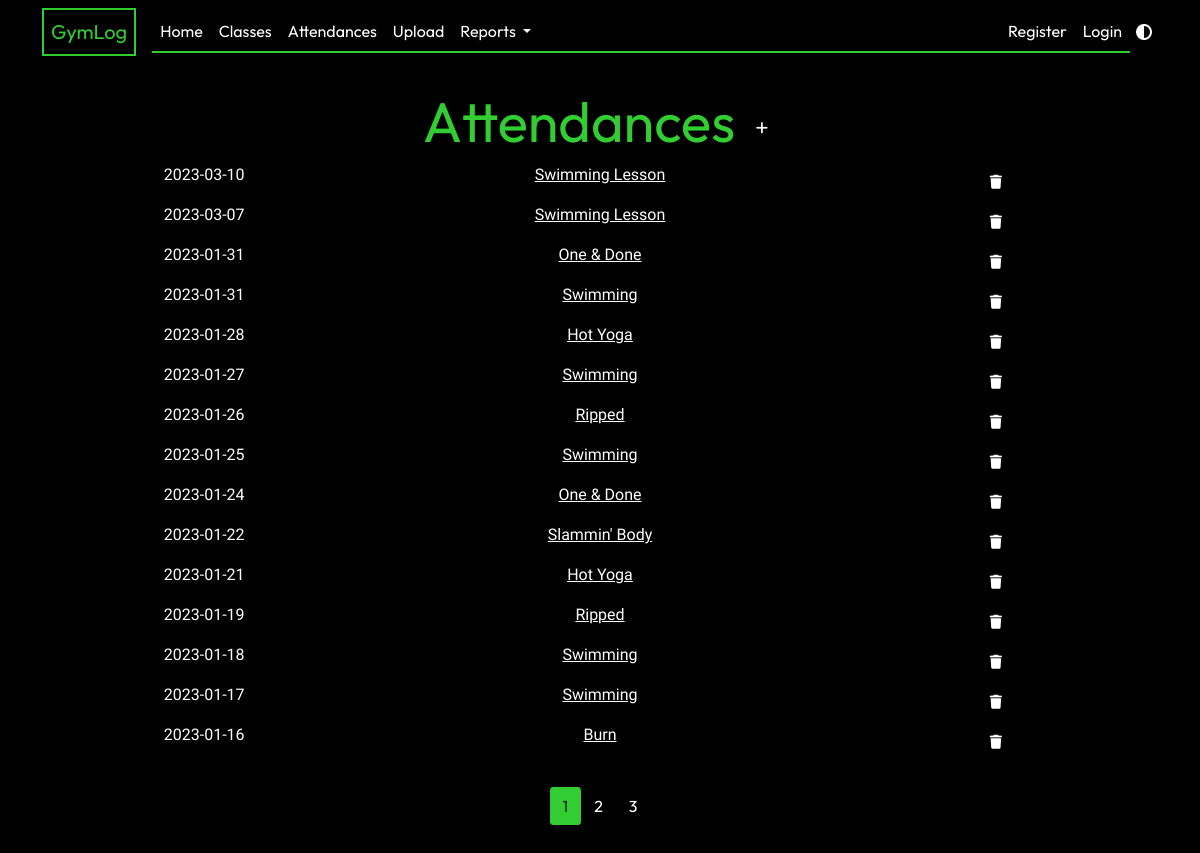
Screenshot of /attendances with the database file from the repository.
### app/models.py (models this page shows, shortened)
class Attendance(db.Model):
    id = db.Column(db.Integer, primary_key=True)
    class_id = db.Column(db.Integer, db.ForeignKey("gym_class.id"), nullable=False)
    date_attended = db.Column(db.Date, nullable=False, default=date.today)

class GymClass(db.Model):
    id = db.Column(db.Integer, primary_key=True)
    name = db.Column(db.String(20), unique=True, nullable=False)
    class_type = db.Column(db.String(3), default="Workout")
    attendance_list = db.relationship("Attendance", backref="class_taken", lazy=True)

### app/attendances/routes.py (the view)
@attendances.route("/attendances")
def show_attendances():
    page = request.args.get("page", 1, type=int)
    attendance_list = Attendance.query.order_by(
        Attendance.date_attended.desc()
    ).paginate(page=page, per_page=15)
    return render_template(
        "attendances.html", title="Attendances", attendance_list=attendance_list
    )

### app/templates/attendances.html (shortened to what this page needs)
{% extends "layout.html" %} {% block content %}
<div class="text-center mt-2">
  <h1 class="display-4">
    Attendances
    <a
      href="{{ url_for('attendances.new_attendance') }}"
      class="btn btn-sm btn-add"
      ><i class="fa-solid fa-plus"></i
    ></a>
  </h1>
</div>
<div class="row text-center">
  {% for a in attendance_list %}
  <div class="col-2">
    <p>{{ a.date_attended.strftime('%Y-%m-%d') }}</p>
  </div>
  <div class="col-8">
    <p>
      <a
        class="class-link"
        href="{{ url_for('classes.show_class', class_id=a.class_id) }}"
        >{{ a.class_taken.name }}</a
      >
    </p>
  </div>
  <div class="col-2">
    <button
      type="button"
      class="btn btn-other btn-sm m-1"
      data-bs-toggle="modal"
      data-bs-target="#deleteModal">
      <i class="fa-solid fa-trash"></i>
    </button>
  </div>
  {% endfor %}
</div>
<nav class="mt-4">
  <ul class="pagination justify-content-center">
    {% for page_num in attendance_list.iter_pages(left_edge=1, right_edge=1,
    left_current=1, right_current=2) %} {% if page_num %} {% if
    attendance_list.page == page_num %}
    <li>
      <a
        class="btn btn-current mb-4"
        href="{{ url_for('attendances.show_attendances', page=page_num) }}"
        >{{ page_num }}</a
      >
    </li>
    {% else %}
    <li>
      <a
        class="btn btn-other mb-4"
        href="{{ url_for('attendances.show_attendances', page=page_num) }}"
        >{{ page_num }}</a
      >
    </li>
    {% endif %} {% else %} ... {% endif %} {% endfor %}
  </ul>
</nav>
{% endblock content %}

### app/static/main.css (style rules this page uses)
:root { --primary-color: black; --secondary-color: white; --accent-color: #32cd32; --typewriter-speed: 2s; --typewriter-chars: 17; }
body { background-color: var(--primary-color); color: var(--secondary-color); margin: 0; min-height: 100vh; font-family: "Roboto"; }
h1, h2, h3, h4 { color: var(--accent-color); font-family: Outfit; }
nav { font-family: Outfit; }
.btn-current { background-color: var(--accent-color); border-radius: 10%; }
.btn-other { background-color: transparent; color: var(--secondary-color); }
.btn-add { background-color: transparent; color: var(--secondary-color); border-radius: 50%; }
.class-link { color: var(--secondary-color); }

### rows the page displays
Attendance: date_attended "2023-03-10", class_taken.name "Swimming Lesson"
Attendance: date_attended "2023-03-07", class_taken.name "Swimming Lesson"
Attendance: date_attended "2023-01-31", class_taken.name "One & Done"
Attendance: date_attended "2023-01-31", class_taken.name "Swimming"
Attendance: date_attended "2023-01-28", class_taken.name "Hot Yoga"
Attendance: date_attended "2023-01-27", class_taken.name "Swimming"
Attendance: date_attended "2023-01-26", class_taken.name "Ripped"
Attendance: date_attended "2023-01-25", class_taken.name "Swimming"
Attendance: date_attended "2023-01-24", class_taken.name "One & Done"
Attendance: date_attended "2023-01-22", class_taken.name "Slammin' Body"
Attendance: date_attended "2023-01-21", class_taken.name "Hot Yoga"
Attendance: date_attended "2023-01-19", class_taken.name "Ripped"
Attendance: date_attended "2023-01-18", class_taken.name "Swimming"
Attendance: date_attended "2023-01-17", class_taken.name "Swimming"
Attendance: date_attended "2023-01-16", class_taken.name "Burn"

### other values shown
{{ page_num }} "1"
{{ page_num }} "2" "3"
